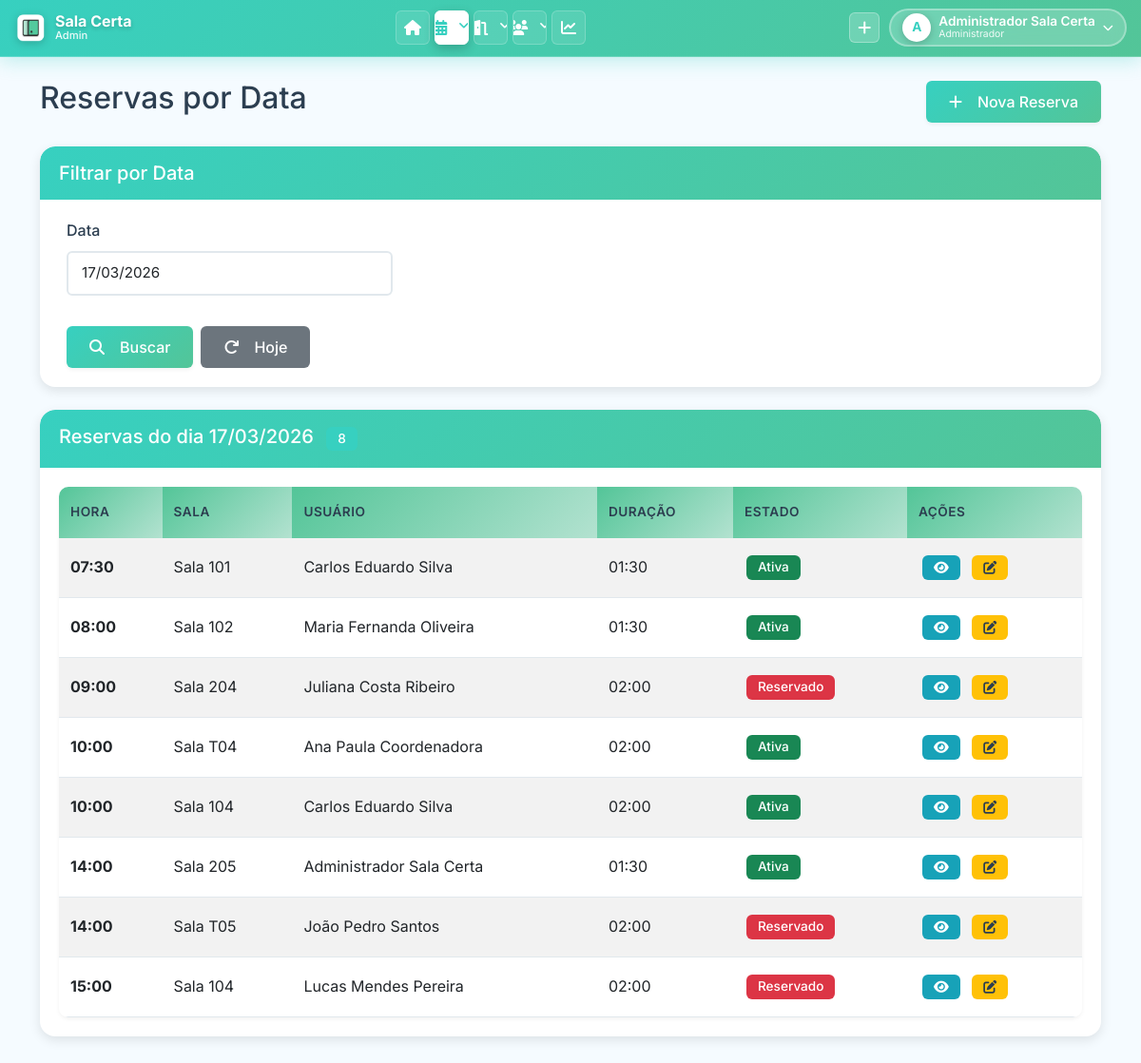
The app's page /pages/reservas_por_data.php (signed in) with its own data.
### tables this page shows
CREATE TABLE `RESERVA_SALA` (
    `RESERVA_ID` INT(11) NOT NULL AUTO_INCREMENT,
    `USUARIO_ID` INT(11) NOT NULL,
    `SALA_ID` INT(11) NOT NULL,
    `DATA_RESERVA` DATE NOT NULL COMMENT 'Data da reserva (YYYY-MM-DD)',
    `HORA_INICIO` TIME NOT NULL COMMENT 'Horário de início (HH:MM:SS)',
    `TEMPO_RESERVA` TIME NOT NULL COMMENT 'Duração da reserva (ex: 01:30:00)',
    `ESTADO` ENUM('Ativa', 'Cancelada', 'Pendente', 'Reservado') NOT NULL DEFAULT 'Ativa',
    `RECORRENCIA` ENUM('semanal', 'quinzenal', 'mensal') DEFAULT NULL,
    `RECORRENCIA_FIM` DATE DEFAULT NULL,
    `RESERVA_PAI_ID` INT DEFAULT NULL,
    PRIMARY KEY (`RESERVA_ID`),
    KEY `idx_reserva_usuario` (`USUARIO_ID`),
    KEY `idx_reserva_sala` (`SALA_ID`),
    KEY `idx_reserva_data` (`DATA_RESERVA`),
    KEY `idx_reserva_estado` (`ESTADO`),
    KEY `idx_reserva_sala_data_estado` (`SALA_ID`, `DATA_RESERVA`, `ESTADO`) COMMENT 'Índice composto para verificação de conflitos',
    KEY `idx_reserva_pai` (`RESERVA_PAI_ID`),
    CONSTRAINT `fk_reserva_usuario` FOREIGN KEY (`USUARIO_ID`) REFERENCES `USUARIO` (`USUARIO_ID`) ON DELETE RESTRICT ON UPDATE CASCADE,
    CONSTRAINT `fk_reserva_sala` FOREIGN KEY (`SALA_ID`) REFERENCES `SALA` (`SALA_ID`) ON DELETE RESTRICT ON UPDATE CASCADE,
    CONSTRAINT `fk_reserva_pai` FOREIGN KEY (`RESERVA_PAI_ID`) REFERENCES `RESERVA_SALA` (`RESERVA_ID`) ON DELETE SET NULL
);

CREATE TABLE `SALA` (
    `SALA_ID` INT(11) NOT NULL AUTO_INCREMENT,
    `NUM_SALA` VARCHAR(50) NOT NULL COMMENT 'Número/código da sala (ex: 101, T01, LAB-01)',
    `QTD_PESSOAS` INT(11) NOT NULL DEFAULT 0 COMMENT 'Capacidade máxima de pessoas',
    `DESCRICAO` TEXT DEFAULT NULL COMMENT 'Descrição da sala e recursos disponíveis',
    `TIPO_SALA` VARCHAR(100) DEFAULT '' COMMENT 'Tipo: Sala de Aula, Laboratório, Auditório, Sala de Reunião, Biblioteca',
    `SETOR_RESPONSAVEL` VARCHAR(255) DEFAULT '' COMMENT 'Setor responsável pela sala',
    PRIMARY KEY (`SALA_ID`),
    UNIQUE KEY `uk_num_sala` (`NUM_SALA`)
);

CREATE TABLE `USUARIO` (
    `USUARIO_ID` INT(11) NOT NULL AUTO_INCREMENT,
    `USUARIO_NOME` VARCHAR(255) NOT NULL,
    `USUARIO_EMAIL` VARCHAR(255) NOT NULL,
    `USUARIO_SENHA` VARCHAR(255) NOT NULL COMMENT 'Hash bcrypt via password_hash() ou texto puro (legado)',
    `USUARIO_CPF` VARCHAR(14) NOT NULL COMMENT 'Formato: 000.000.000-00 ou apenas números',
    `TIPO_USUARIO` ENUM('admin', 'comum') NOT NULL DEFAULT 'comum',
    `USUARIO_DEPARTAMENTO` VARCHAR(100) DEFAULT NULL,
    `USUARIO_CARGO` VARCHAR(100) DEFAULT NULL,
    `FOTO_PERFIL` VARCHAR(500) DEFAULT NULL COMMENT 'Caminho relativo: uploads/perfil/user_X_timestamp.png',
    PRIMARY KEY (`USUARIO_ID`),
    UNIQUE KEY `uk_usuario_email` (`USUARIO_EMAIL`),
    UNIQUE KEY `uk_usuario_cpf` (`USUARIO_CPF`)
);

### classes/Reserva.php (called while the page is built, shortened)
<?php
class Reserva {
    public static function listarPorData($data) {
        $conn = Conexao::getConn();
        $sql = "SELECT r.*, u.USUARIO_NOME, s.NUM_SALA
                FROM RESERVA_SALA r
                JOIN USUARIO u ON r.USUARIO_ID = u.USUARIO_ID
                JOIN SALA s ON r.SALA_ID = s.SALA_ID
                WHERE r.DATA_RESERVA = :data
                ORDER BY r.HORA_INICIO ASC";
        $stmt = $conn->prepare($sql);
        $stmt->bindValue(':data', $data);
        $stmt->execute();
        return $stmt->fetchAll();
    }
}

### pages/reservas_por_data.php (the view, shortened to what this page needs)
<?php
require_once '../classes/Reserva.php';
$dataBusca = date('Y-m-d');
$reservas = Reserva::listarPorData($dataBusca);
include '../includes/header.php';
?>
<div class="row">
    <div class="col-md-12">
        <div class="d-flex justify-content-between align-items-center mb-4">
            <h2>Reservas por Data</h2>
            <a href="nova_reserva.php" class="btn btn-primary">
                <i class="fas fa-plus me-2"></i>Nova Reserva
            </a>
        </div>
        <div class="card mb-4">
            <div class="card-header">
                <h5 class="card-title mb-0">Filtrar por Data</h5>
            </div>
            <div class="card-body">
                <form method="post" class="row g-3">
                    <div class="col-md-4">
                        <label for="data_busca" class="form-label">Data</label>
                        <input type="text" class="form-control datepicker date-mask" id="data_busca" name="data_busca" value="<?php echo date('d/m/Y', strtotime($dataBusca)); ?>">
                    </div>
                    <div class="col-md-8 d-flex align-items-end">
                        <button type="submit" class="btn btn-primary me-2">
                            <i class="fas fa-search me-2"></i>Buscar
                        </button>
                        <a href="reservas_por_data.php" class="btn btn-secondary">
                            <i class="fas fa-redo me-2"></i>Hoje
                        </a>
                    </div>
                </form>
            </div>
        </div>
        <div class="card">
            <div class="card-header">
                <h5 class="card-title mb-0">
                    Reservas do dia <?php echo date('d/m/Y', strtotime($dataBusca)); ?>
                    <span class="badge bg-primary ms-2"><?php echo count($reservas); ?></span>
                </h5>
            </div>
            <div class="card-body">
                <?php if (count($reservas) > 0): ?>
                <div class="table-responsive">
                    <table class="table table-striped table-hover">
                        <thead>
                            <tr>
                                <th>Hora</th>
                                <th>Sala</th>
                                <th>Usuário</th>
                                <th>Duração</th>
                                <th>Estado</th>
                                <th>Ações</th>
                            </tr>
                        </thead>
                        <tbody>
                            <?php foreach ($reservas as $reserva): ?>
                            <tr>
                                <td><strong><?php echo date('H:i', strtotime($reserva['HORA_INICIO'])); ?></strong></td>
                                <td>Sala <?php echo $reserva['NUM_SALA']; ?></td>
                                <td><?php echo $reserva['USUARIO_NOME']; ?></td>
                                <td><?php echo date('H:i', strtotime($reserva['TEMPO_RESERVA'])); ?></td>
                                <td>
                                    <span class="badge bg-<?php echo $reserva['ESTADO'] == 'Ativa' ? 'success' : 'danger'; ?>">
                                        <?php echo $reserva['ESTADO']; ?>
                                    </span>
                                </td>
                                <td>
                                    <a href="ver_reserva.php?id=<?php echo $reserva['RESERVA_ID']; ?>" class="btn btn-sm btn-info" data-bs-toggle="tooltip" title="Ver detalhes">
                                        <i class="fas fa-eye"></i>
                                    </a>
                                    <a href="editar_reserva.php?id=<?php echo $reserva['RESERVA_ID']; ?>" class="btn btn-sm btn-warning" data-bs-toggle="tooltip" title="Editar">
                                        <i class="fas fa-edit"></i>
                                    </a>
                                </td>
                            </tr>
                            <?php endforeach; ?>
                        </tbody>
                    </table>
                </div>
                <?php endif; ?>
            </div>
        </div>
    </div>
</div>
<?php include '../includes/footer.php'; ?>

### assets/css/style.css (style rules this page uses)
:root { --primary: #37D0C0; --primary-dark: #2bb8a8; --primary-light: #53C598; --secondary: #B3E2D0; --accent: #e40b0b; --bg-light: #F5FBFF; --bg-white: #ffffff; --text-dark: #2c3e50; --text-light: #7f8c8d; --text-white: #ffffff; --border-color: #e1e8ed; --shadow-sm: 0 2px 4px rgba(0, 0, 0, 0.05); --shadow-md: 0 4px 12px rgba(0, 0, 0, 0.1); --shadow-lg: 0 8px 24px rgba(0, 0, 0, 0.12); --shadow-xl: 0 12px 40px rgba(0, 0, 0, 0.15); --transition: all 0.3s cubic-bezier(0.4, 0, 0.2, 1); --radius-sm: 6px; --radius-md: 10px; --radius-lg: 16px; }
* { margin: 0; padding: 0; box-sizing: border-box; }
body { font-family: 'Inter', 'Segoe UI', Tahoma, Geneva, Verdana, sans-serif; background-color: var(--bg-light); color: var(--text-dark); line-height: 1.6; overflow-x: hidden; }
.card { border: none; border-radius: var(--radius-lg); box-shadow: var(--shadow-md); margin-bottom: 24px; transition: var(--transition); overflow: hidden; background: var(--bg-white); animation: fadeIn 0.5s ease-out; }
.card-header { background: linear-gradient(135deg, var(--primary), var(--primary-light)); color: var(--text-white); border: none; padding: 18px 24px; font-weight: 600; font-size: 1.1rem; border-radius: var(--radius-lg) var(--radius-lg) 0 0 !important; }
.card-body { padding: 24px; }
.btn { border-radius: var(--radius-sm); padding: 10px 24px; font-weight: 500; transition: var(--transition); border: none; display: inline-flex; align-items: center; gap: 8px; }
.btn-primary { background: linear-gradient(135deg, var(--primary), var(--primary-light)); color: var(--text-white); box-shadow: var(--shadow-sm); }
.btn-secondary { background: #6c757d; color: var(--text-white); }
.btn-warning { background: #ffc107; color: var(--text-dark); }
.btn-info { background: #17a2b8; color: var(--text-white); }
.btn-sm { padding: 6px 12px; font-size: 0.875rem; }
.table-responsive { border-radius: var(--radius-md); overflow: hidden; box-shadow: var(--shadow-sm); }
.table { margin-bottom: 0; }
.table thead th { background: linear-gradient(135deg, var(--primary-light), var(--secondary)); color: var(--text-dark); border: none; font-weight: 600; text-transform: uppercase; font-size: 0.85rem; letter-spacing: 0.5px; padding: 16px 12px; }
.table tbody tr { transition: var(--transition); border-bottom: 1px solid var(--border-color); }
.table tbody td { padding: 14px 12px; vertical-align: middle; }
.badge { padding: 6px 12px; border-radius: var(--radius-sm); font-weight: 500; font-size: 0.85rem; }
.form-control, .form-select { border: 2px solid var(--border-color); border-radius: var(--radius-sm); padding: 10px 14px; transition: var(--transition); font-size: 0.95rem; }
.form-label { font-weight: 500; color: var(--text-dark); margin-bottom: 8px; }
.bg-primary { background: var(--primary) !important; }
html { scroll-behavior: smooth; }

### assets/css/global.css (style rules this page uses)
body { padding: 0 !important; margin: 0 !important; }
.card, .alert, .table-responsive, .row { margin-left: 0 !important; margin-right: 0 !important; }
.g-3 { gap: 1rem !important; }
.row { margin-left: 0; margin-right: 0; }
.col, [class*="col-"] { padding-left: calc(var(--bs-gutter-x) * .5); padding-right: calc(var(--bs-gutter-x) * .5); }
html { scroll-behavior: smooth; }
body { overflow-x: hidden; }
.mb-4 { margin-bottom: 1.5rem !important; }
.card-body { padding: 1.25rem !important; }
.card-header { padding: 1rem 1.25rem !important; }
.btn { margin: 0.25rem; }
.btn-group .btn, .d-flex .btn { margin: 0; }
* { box-sizing: border-box; }
.badge { margin: 0.125rem; }

### records on screen
reserva_sala: HORA_INICIO "07:30", SALA_ID.NUM_SALA "101", USUARIO_ID.USUARIO_NOME "Carlos Eduardo Silva", TEMPO_RESERVA "01:30", ESTADO "Ativa"
reserva_sala: HORA_INICIO "08:00", SALA_ID.NUM_SALA "102", USUARIO_ID.USUARIO_NOME "Maria Fernanda Oliveira", TEMPO_RESERVA "01:30", ESTADO "Ativa"
reserva_sala: HORA_INICIO "09:00", SALA_ID.NUM_SALA "204", USUARIO_ID.USUARIO_NOME "Juliana Costa Ribeiro", TEMPO_RESERVA "02:00", ESTADO "Reservado"
reserva_sala: HORA_INICIO "10:00", SALA_ID.NUM_SALA "T04", USUARIO_ID.USUARIO_NOME "Ana Paula Coordenadora", TEMPO_RESERVA "02:00", ESTADO "Ativa"
reserva_sala: HORA_INICIO "10:00", SALA_ID.NUM_SALA "104", USUARIO_ID.USUARIO_NOME "Carlos Eduardo Silva", TEMPO_RESERVA "02:00", ESTADO "Ativa"
reserva_sala: HORA_INICIO "14:00", SALA_ID.NUM_SALA "205", USUARIO_ID.USUARIO_NOME "Administrador Sala Certa", TEMPO_RESERVA "01:30", ESTADO "Ativa"
reserva_sala: HORA_INICIO "14:00", SALA_ID.NUM_SALA "T05", USUARIO_ID.USUARIO_NOME "João Pedro Santos", TEMPO_RESERVA "02:00", ESTADO "Reservado"
reserva_sala: HORA_INICIO "15:00", SALA_ID.NUM_SALA "104", USUARIO_ID.USUARIO_NOME "Lucas Mendes Pereira", TEMPO_RESERVA "02:00", ESTADO "Reservado"

### other values on screen
substr($_SESSION['usuario_nome'], 0, 1) "A"
$_SESSION['usuario_nome'] "Administrador Sala Certa"
date('d/m/Y', strtotime($dataBusca)) "17/03/2026"
count($reservas) "8"
